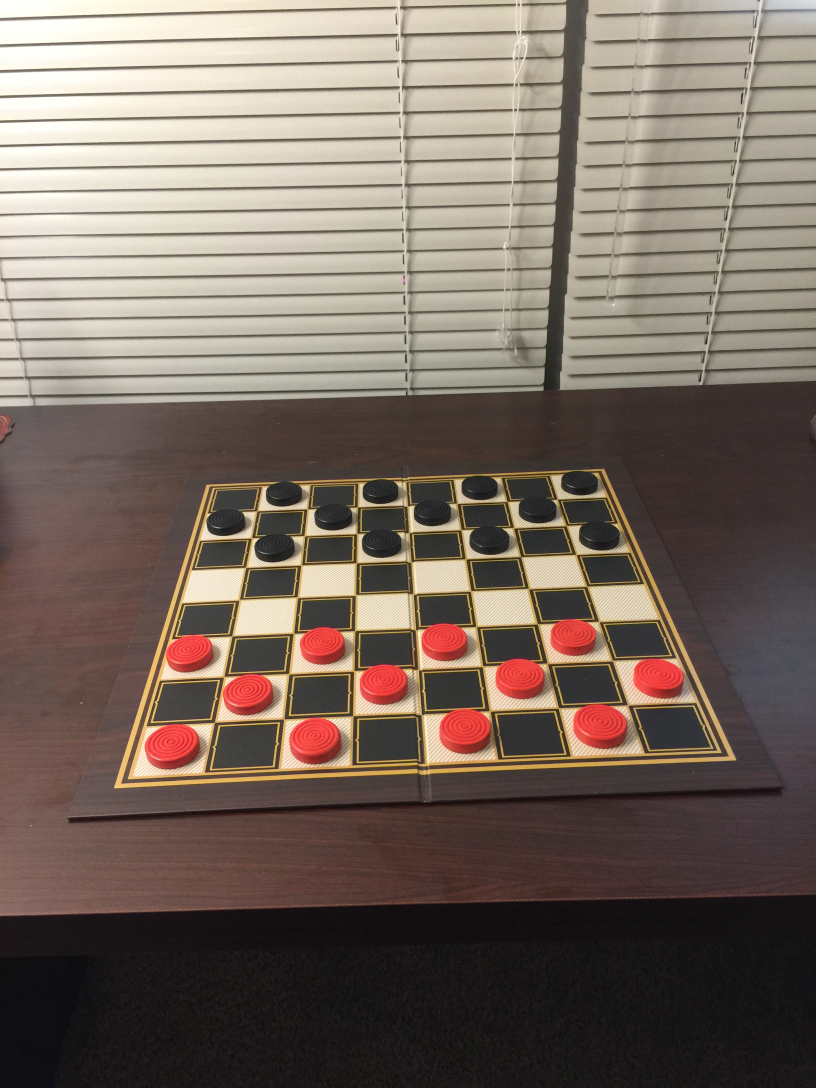
#> input picture checkers/board1/IMG_4071.JPG, 2448 x 3264 px (shown at 1/3 size)
$ python -i detectBoard.py   (imports and definitions only)   (older library calls are emulated)
#> lines starting #> are read from the running program, lines starting #| are printed output that depends on the picture; after the words box and inside, x2 and y2 are one past the last pixel; in counts of white or black regions, pixels touching at a corner belong together
#> further down, picture is the input picture: shape (3264, 2448, 3); mean B, G, R 96.5, 106.4, 120.2
from transform import four_point_transform
import cv2
import imutils

def detectBoard(image):
    # Reshape image
    h = 500.0
    ratio = image.shape[0] / h
#> ratio = 6.53
    orig = image.copy()
    image = imutils.resize(image, height = int(h))
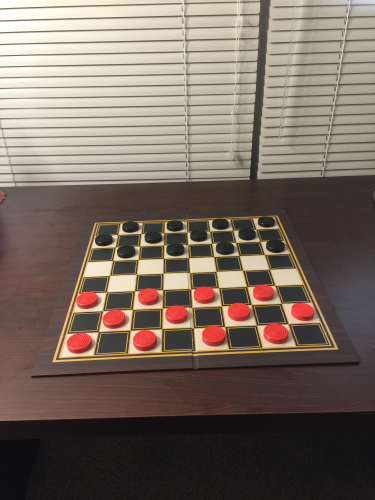
#> image: shape (500, 375, 3); mean of channels 0, 1, 2 96.5, 106.4, 120.2; drawn as B, G, R

    # Gray image
    gray = cv2.cvtColor(image, cv2.COLOR_BGR2GRAY)
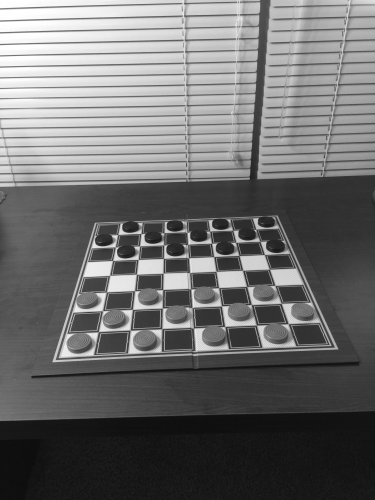
#> gray: shape (500, 375); min 13, max 255, mean 109.4
    gray = cv2.GaussianBlur(gray, (5, 5), 0)
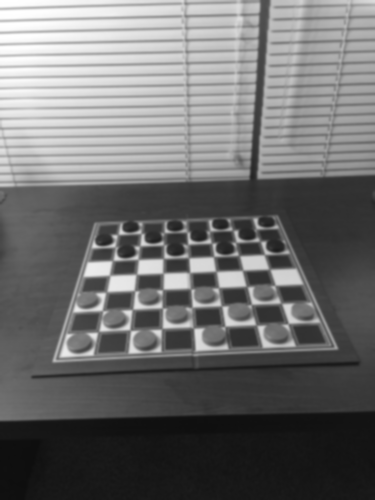
#> gray: shape (500, 375); min 13, max 255, mean 109.4
    # cv2.imshow("Gray", gray)

    # Canny edges
    edged = cv2.Canny(gray, 100, 200)
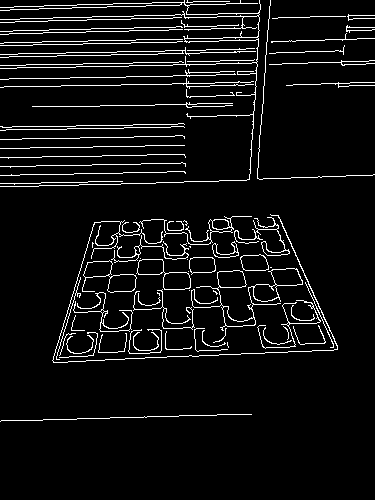
#> edged: shape (500, 375); 6.4% white in thin lines or dots, all inside (x1, y1, x2, y2) = (0, 0, 375, 422)
    # cv2.imshow("Edges", edged)

    # Find contours in image
    contours = cv2.findContours(edged.copy(), cv2.RETR_LIST, cv2.CHAIN_APPROX_SIMPLE)
#> contours = 97 contours, 67 with area under 20; largest, box (x1, y1, x2, y2) and area: (191, 268, 303, 331) 1499, (82, 260, 137, 293) 814, (136, 259, 191, 290) 800, (270, 268, 303, 286) 432, (107, 274, 137, 293) 429
    contouredImage = image.copy()

    # Draw all contours
#> (the run stopped early here; a loop or call above may not have finished)

$ run again, on checkers/board1/IMG_4072.JPG
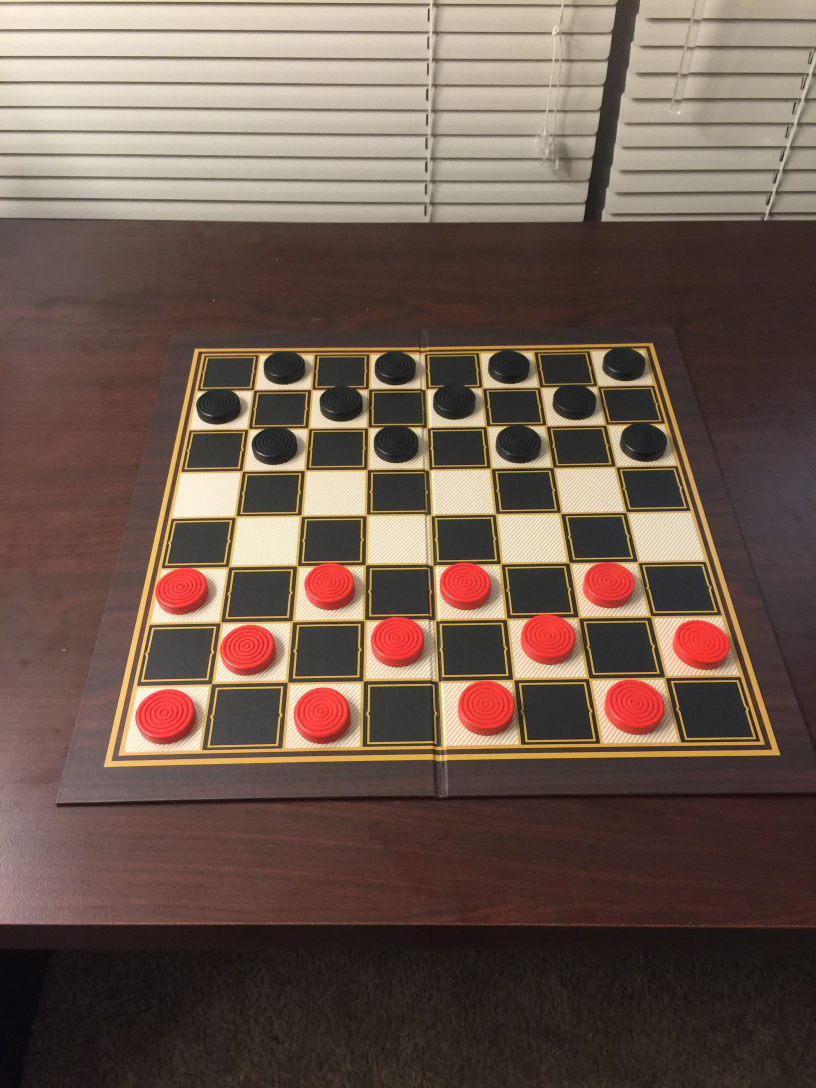
#> input picture checkers/board1/IMG_4072.JPG, 2448 x 3264 px (shown at 1/3 size)
#> picture is the input picture: shape (3264, 2448, 3); mean B, G, R 79.1, 90.7, 110.8
#> in detectBoard, `gray = cv2.GaussianBlur(gray, (5, 5), 0)`:
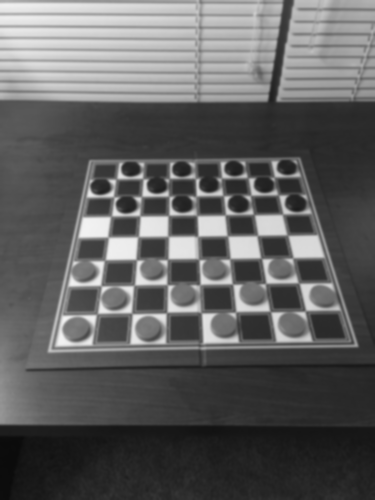
#> gray: shape (500, 375); min 11, max 243, mean 95.4
#> in detectBoard, `edged = cv2.Canny(gray, 100, 200)`:
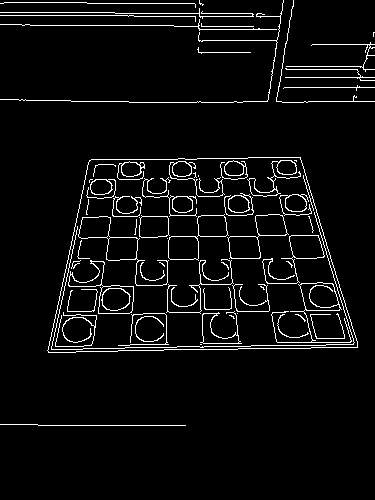
#> edged: shape (500, 375); 4.9% white in thin lines or dots, all inside (x1, y1, x2, y2) = (0, 0, 375, 426)
#> contours = 90 contours, 45 with area under 20; largest, box (x1, y1, x2, y2) and area: (47, 157, 358, 353) 49787, (47, 157, 358, 353) 49785, (78, 216, 169, 286) 1269, (168, 214, 229, 261) 1259, (68, 260, 134, 314) 1234

$ run again, on checkers/board1/IMG_4073.JPG
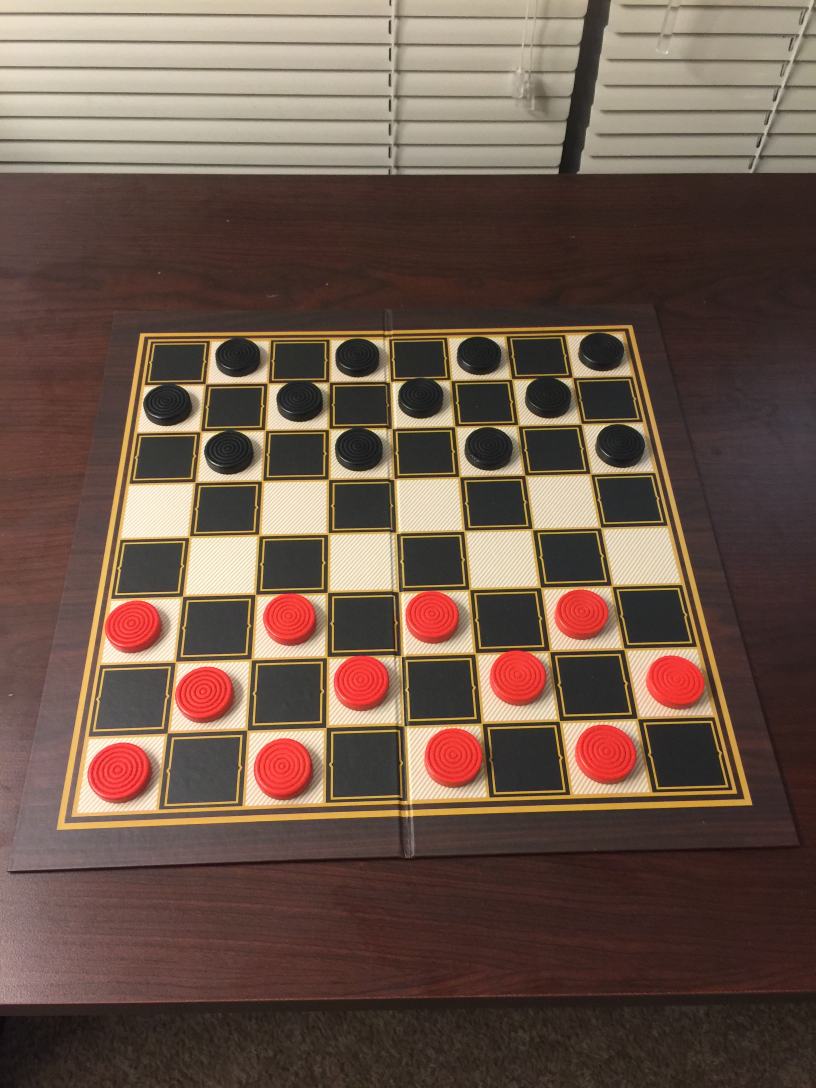
#> input picture checkers/board1/IMG_4073.JPG, 2448 x 3264 px (shown at 1/3 size)
#> picture is the input picture: shape (3264, 2448, 3); mean B, G, R 74.8, 87.1, 109.1
#> in detectBoard, `gray = cv2.GaussianBlur(gray, (5, 5), 0)`:
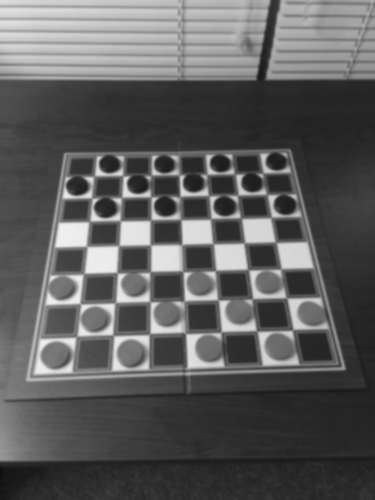
#> gray: shape (500, 375); min 13, max 240, mean 92.3
#> in detectBoard, `edged = cv2.Canny(gray, 100, 200)`:
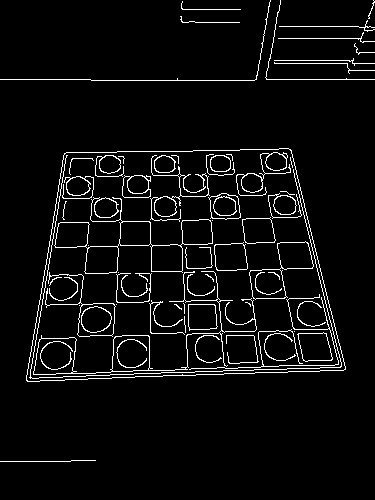
#> edged: shape (500, 375); 4.9% white in thin lines or dots
#> contours = 100 contours, 47 with area under 20; largest, box (x1, y1, x2, y2) and area: (26, 148, 346, 382) 61265, (26, 148, 346, 382) 61260, (54, 197, 213, 274) 4233, (33, 271, 257, 375) 2670, (249, 241, 314, 300) 1751
